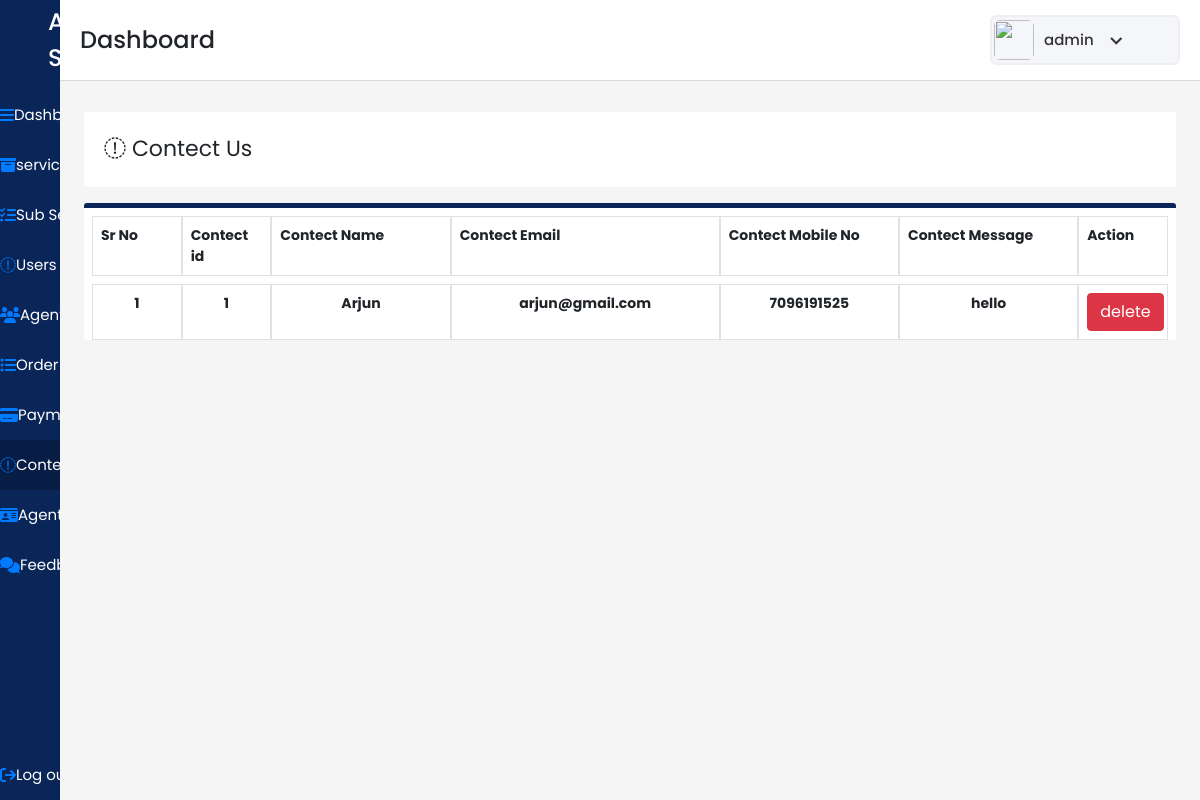
The page /admindash/contectus/ (signed in) on the database its author committed.
### user/models.py (models this page shows)
class Contactform(models.Model):
    contactid=models.IntegerField(primary_key=True)
    contactname=models.CharField(max_length=200,null=FALSE)
    contactemail=models.EmailField(max_length=30,null=FALSE)
    contactmobileno=models.CharField(max_length=10,null=FALSE)
    contactmessage=models.CharField(max_length=300)

### adminpan/views.py (the view)
# urls.py: path('contectus/',views.contectus,name='contectus'),
@login_required(login_url="/login/")
def contectus(request):
    allcontactform=Contactform.objects.all()
    context={'Contactforms':allcontactform}
    return render(request,"Contect-Us.html",context)

### adminpan/templates/Contect-Us.html (shortened to what this page needs)
{% load static %}
<!DOCTYPE html>
<html lang="en" dir="ltr">
  <head>
    <link rel="stylesheet" href="{% static "./style.css" %}">
   <link href="{% static "https://unpkg.com/boxicons@2.0.7/css/boxicons.min.css" %}" rel='stylesheet'>
    <link rel="stylesheet" href="{% static "path/to/font-awesome/css/font-awesome.min.css"  %}">
    <link href="{% static "https://cdn.jsdelivr.net/npm/bootstrap@5.1.3/dist/css/bootstrap.min.css"  %}" rel="stylesheet">
    <link href="{% static "https://cdn.jsdelivr.net/npm/bootstrap@5.1.3/dist/css/bootstrap.min.css" %}" rel="stylesheet">
    <link rel="stylesheet" href="{% static "./css/bootstrap.min.css" %}">
    <link href="{% static "https://stackpath.bootstrapcdn.com/bootstrap/4.4.1/css/bootstrap.min.css" %}" rel="stylesheet"/>
  </head>
<body>
  <div class="sidebar">
    <div class="logo-details pl-5">
      <span class="logo_name">All in Services</span>
    </div>
      <ul class="nav-links">
        <li>
          <a href={% url 'adminpan' %} >
            <i class="fa fa-bars" aria-hidden="true"></i>
            <span class="links_name">Dashboard</span>
          </a>
        </li>
        <li>
          <a href={% url 'services' %}>
            <i class="fa fa-archive" aria-hidden="true"></i>
            <span class="links_name">services</span>
        </li>
        <li>
          <a href={% url 'subservices' %}>
            <i class="fa fa-tasks" aria-hidden="true"></i>
            <span class="links_name">Sub Service</span>
        </li>
        <li>
          <a href={% url 'users' %}>
            <i class="fa fa-user-o" aria-hidden="true"></i>
            <span class="links_name">Users</span>
        </li>
        <li>
          <a href={% url 'agent' %}>
            <i class="fa fa-users" aria-hidden="true"></i>
            <span class="links_name">Agent</span>
        </li>
        <li>
          <a href={% url 'order' %}>
            <i class="fa fa-list-ul" aria-hidden="true"></i>
            <span class="links_name">Order list</span>
        </li>
        <li>
          <a href={% url 'payment' %}>
            <i class="fa fa-credit-card-alt" aria-hidden="true"></i>
            <span class="links_name">Payment</span>
        </li>
        <li>
          <a href={% url 'contectus' %} class="active">
            <i class="fa fa-envelope-o" aria-hidden="true"></i>
            <span class="links_name">Contect Us</span>
          </a>
        </li>
        <li>
          <a href={% url 'agentkyc' %}>
            <i class="fa fa-id-card" aria-hidden="true"></i>
            <span class="links_name">Agent KYC</span>
        </li>
        <li>
          <a href={% url 'feedback' %}>
            <i class="fa fa-comments" aria-hidden="true"></i>
            <span class="links_name">Feedback</span>
        </li>
        <li class="log_out">
          {% if request.user.is_authenticated %}
          <a href="{% url 'logout' %}" >
            <i class="fa fa-sign-out" aria-hidden="true"></i>
            <span class="links_name">Log out</span>
          </a>
          {% endif %}
        </li>
      </ul>
    </div>
  <section class="home-section">
    <nav>
      <div class="sidebar-button">
        <span class="dashboard">Dashboard</span>
      </div>
      <div class="profile-details">
        <img src={% static "./images/All_in_one2.png" %} alt="">
        <span class="admin_name">{{user.username}}</span>
        <i class='bx bx-chevron-down' ></i>
      </div>
    </nav>
    <section>
      <section id="users" class="p-4" >
          <div class="users mt-5">
            <div class=" user-title">
              <i class="fa fa-envelope-o" aria-hidden="true"></i>
                Contect Us
            </div>
          </div>
          <div class="user-list mt-3">
            <div class="row m-2">
              <div class="col-md-1 border p-2">
                <b>Sr No</b>
              </div>
              <div class="col-md-1 border p-2">
                <b>Contect id</b>
              </div>
              <div class="col-md-2 border p-2">
                <b>Contect Name</b>
              </div>
              <div class="col-md-3 border p-2">
                <b>Contect Email</b>
              </div>
              <div class="col-md-2 border p-2 ">
                <b>Contect Mobile No</b>
              </div>
              <div class="col-md-2 border p-2 ">
                <b>Contect Message</b>
              </div>
              <div class="col-md-1 border p-2 ">
                <b>Action</b>
              </div>
            </div>
            <div class="row ml-2 mb-2 mr-2">
              {% for contactform in Contactforms %}
              <div class="col-md-1 border p-2  text-center ">
                <b>{{forloop.counter}}</b>
              </div>
              <div class="col-md-1 border p-2 text-center">
                <b>{{contactform.contactid}}</b>
              </div>
              <div class="col-md-2 border p-2 text-center">
                <b>{{contactform.contactname}}</b>
              </div>
              <div class="col-md-3 border p-2 text-center">
                <b>{{contactform.contactemail}}</b>
              </div>
              <div class="col-md-2 border p-2 text-center">
                <b>{{contactform.contactmobileno}}</b>
              </div>
              <div class="col-md-2 border p-2 text-center">
                <b>{{contactform.contactmessage}}</b>
              </div>
              <div class="col-md-1 border p-2 text-center">
                <a href={% url 'deletedatacontact' contactform.contactid %} method="post" class="d-inline">
                  <input type="submit" class="btn btn-danger" value="delete">
                </a>
              </div>
              {% endfor %}
                </div>
          </div>
      </section>
    </section>
</section>
</body>
</html>

### adminpan/static/style.css (style rules this page uses)
* { margin: 0; padding: 0; box-sizing: border-box; font-family: 'Poppins', sans-serif; }
#users .user-list { font-size: 14px !important; }
.sidebar { position: fixed; height: 100%; width: 240px; background: #0A2558; transition: all 0.5s ease; }
.sidebar .logo-details { height: 80px; display: flex; align-items: center; }
.sidebar .logo-details .logo_name { color: #fff; font-size: 24px; font-weight: 500; }
.sidebar .nav-links { margin-top: 10px; }
.sidebar .nav-links li { position: relative; list-style: none; height: 50px; }
.sidebar .nav-links li a { height: 100%; width: 100%; display: flex; align-items: center; text-decoration: none; transition: all 0.4s ease; }
.sidebar .nav-links li a.active { background: #081D45; }
.sidebar .nav-links li a .links_name { color: #fff; font-size: 15px; font-weight: 400; white-space: nowrap; }
.sidebar .nav-links .log_out { position: absolute; bottom: 0; width: 100%; }
.home-section { position: relative; background: #f5f5f5; min-height: 100vh; width: calc(100% - 240px); left: 240px; transition: all 0.5s ease; }
.home-section nav { display: flex; justify-content: space-between; height: 80px; background: #fff; display: flex; align-items: center; position: fixed; width: calc(100% - 240px); left: 240px; z-index: 100; padding: 0 20px; box-shadow: 0 1px 1px rgba(0, 0, 0, 0.1); transition: all 0.5s ease; }
.home-section nav .sidebar-button { display: flex; align-items: center; font-size: 24px; font-weight: 500; }
.home-section nav .profile-details { display: flex; align-items: center; background: #F5F6FA; border: 2px solid #EFEEF1; border-radius: 6px; height: 50px; min-width: 190px; padding: 0 15px 0 2px; }
nav .profile-details img { height: 40px; width: 40px; border-radius: 6px; object-fit: cover; }
nav .profile-details .admin_name { font-size: 15px; font-weight: 500; color: #333; margin: 0 10px; white-space: nowrap; }
nav .profile-details i { font-size: 25px; color: #333; }
#users { margin-top: 40px; position: absolute; background: #f5f5f5; width: 100%; }
#users .user-title { background-color: white; border-radius: 3px; height: 75px; padding: 20px; font-size: 22px; }
#users .user-list { background-color: white; border-radius: 3px; border-top: 5px solid #0a2558; }
@media (max-width: 1240px) { .sidebar { width: 60px; } }
@media (max-width: 1240px) { .home-section { width: calc(100% - 60px); left: 60px; } }
@media (max-width: 1240px) { .home-section nav { width: calc(100% - 60px); left: 60px; } }

### rows shown on the page
Contactform: contactid "1", contactname "Arjun", contactemail "arjun@gmail.com", contactmobileno "7096191525", contactmessage "hello"

### other values the page prints
{{ user.username }} "admin"
